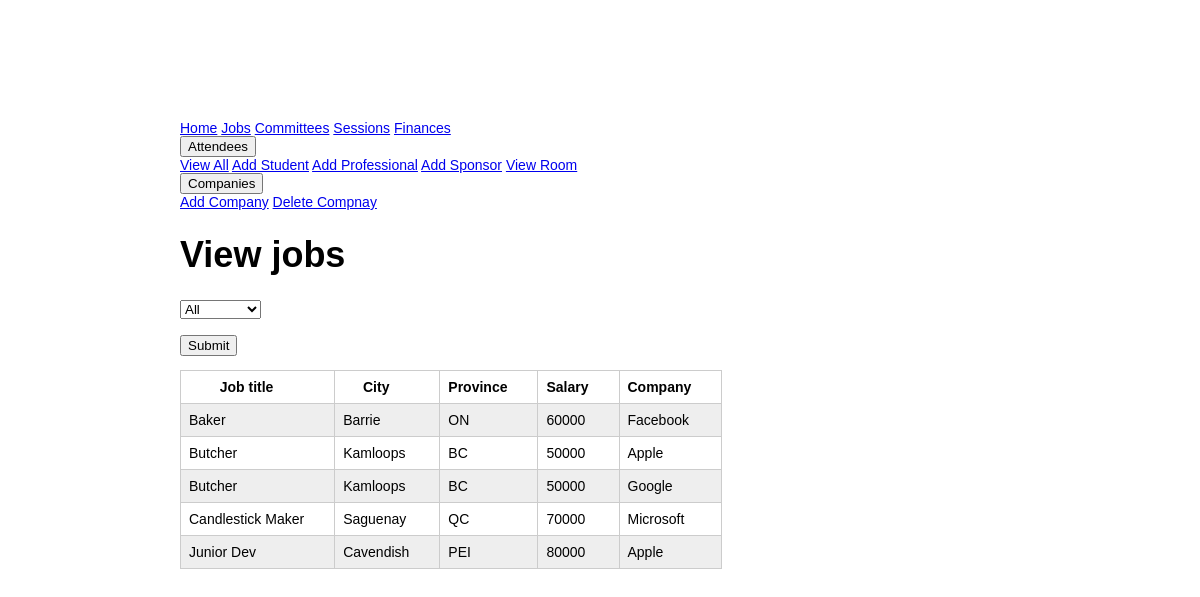
/jobs.php, run on the app's committed database.
### tables this page shows
create table Ad
  (job_title varchar(32) not null,
   city varchar(32),
   province varchar(32),
   salary int,
   company varchar(32) not null,
   primary key (job_title, company),
   foreign key (company) references Company (name) on delete cascade
   );

### jobs.php (the view, shortened to what this page needs)
<!DOCTYPE html>
<html>
<head>
  <link href="stylesheet.css" type="text/css" rel="stylesheet" >
<div class="menu">
  <a href="/main_page.php">Home</a>
  <a href="/jobs.php">Jobs</a>
  <a href="/committee.php">Committees</a>
  <a href="/schedule_return.php">Sessions</a>
  <a href="/finances.php">Finances</a>
  <div class="dropdown">
    <button class="dropdown_button">Attendees
    </button>
    <div class="dropdown_content">
      <a href="/show_attendees.php">View All</a>
      <a href="/attendees.php#add_student">Add Student</a>
      <a href="/attendees.php#add_professional">Add Professional</a>
      <a href="/attendees.php#add_sponsor">Add Sponsor</a>
      <a href="/hotel_occupants.php">View Room</a>
    </div>
  </div>
  <div class="dropdown">
    <button class="dropdown_button">Companies
    </button>
    <div class="dropdown_content">
      <a href="/companies.php">Add Company</a>
      <a href="/delete_company.php">Delete Compnay</a>
    </div>
  </div>
  </div>
</head>
<body>
  <h1>View jobs</h1>
<?php
$pdo = new PDO('mysql:host=localhost;dbname=conference_database', "root", "");
$sql = "select * from company";
?>
<p>
	<form action="<?php echo htmlentities($_SERVER['PHP_SELF']); ?>" method="post">
		<select name="filterCompany">
			<option value = 'all'>All</option>
		</select>
        <br>
        <br>
		<input type="submit" name="formSubmit" value="Submit" >
	</form>
</p>
<?php
echo "<table><tr><th>Job title</th><th>City</th><th>Province</th><th>Salary</th><th>Company</th></tr>";
$company = '*';
if(isset($_POST['filterCompany']) )
{
	$company = $_POST['filterCompany'];
	if ($company == "all"){
		$sql =  "select * from ad";
	}
	else {$sql = "select * from ad where company = ?";}
}
else { $sql = "select * from ad";}
$stmt = $pdo->prepare($sql);
$stmt->execute([$company]);
while ($row = $stmt->fetch()) {
	echo "<tr><td>".$row["job_title"]."</td><td>".$row["city"]."</td><td>".$row["province"]."</td><td>".$row["salary"]."</td><td>".$row["company"]."</td></tr>";
}
?>
</table>
</body>
</html>

### stylesheet.css (style rules this page uses)
body { margin: 15vh 15vw 15vh 15vw; font-family: arial, sans-serif; font-size: 14px; }
h1 { font-size: 36px; }
td, table { text-align: left; padding: 8px 30px 8px 8px; border-collapse: collapse; border: 1px solid #ccc }
th { text-align: center; vertical-align: middle; padding: 8px 30px 8px 8px; border-collapse: collapse; border: 1px solid #ccc }
tr:nth-child(even) { background-color: #eee }

### data on the page
ad: job_title "Baker", city "Barrie", province "ON", salary "60000", company "Facebook"
ad: job_title "Butcher", city "Kamloops", province "BC", salary "50000", company "Apple"
ad: job_title "Butcher", city "Kamloops", province "BC", salary "50000", company "Google"
ad: job_title "Candlestick Maker", city "Saguenay", province "QC", salary "70000", company "Microsoft"
ad: job_title "Junior Dev", city "Cavendish", province "PEI", salary "80000", company "Apple"
